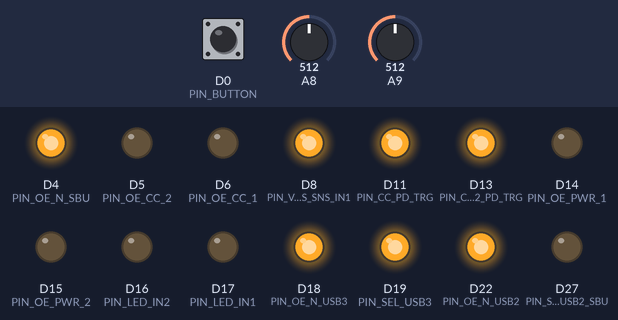
The sketch below on a simulated Arduino Due. On the bench: output pins drawn as LEDs (lit = HIGH). The test bench sets the inputs (shaded band); at power-on: A8 = 512, D0 (PIN_BUTTON) LOW, A9 = 512 (analog values on the 0–1023 scale).

Above: at 1.2 s.
1.3 s: A8 set to 59
3.0 s: A8 set to 52
At 4.7 s:
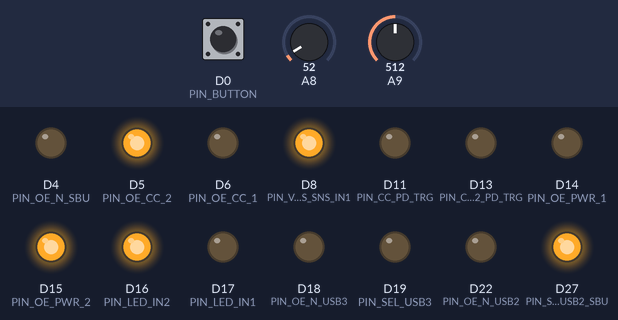
5.0 s: D0 (PIN_BUTTON) pulled HIGH for 0.15 s
At 5.9 s:
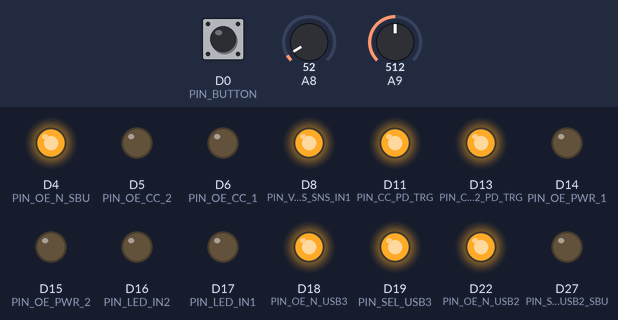
8.1 s: D0 (PIN_BUTTON) pulled HIGH for 1 s
At 9.9 s:
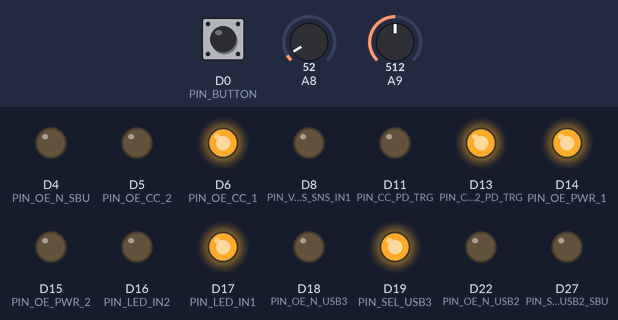
12.1 s: A8 set to 122
At 12.6 s:
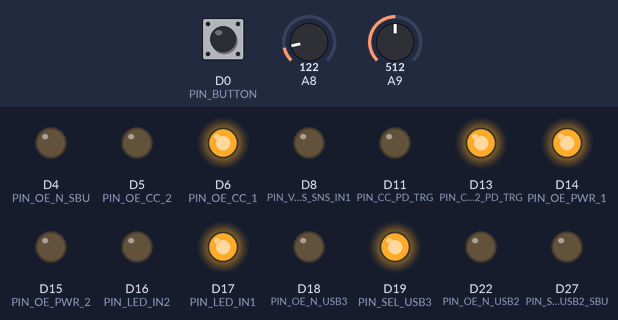
Timing chart, 0 to 14.6 s (numbered marks = the images above; inputs shaded):
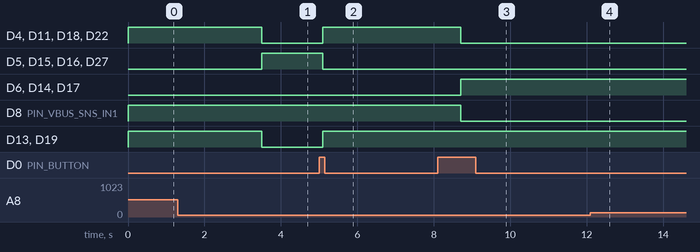

Measured:
- the behaviour switches between 56 and 55 on A8 (found by bisection; images 0 and 1)
- after the input at 1.3 s, every drawn part: stays the same
- after the input at 3.0 s, D4 (PIN_OE_N_SBU), D11 (PIN_CC_PD_TRG), D13 (PIN_CC_2_PD_TRG), D18 (PIN_OE_N_USB3), D19 (PIN_SEL_USB3), D22 (PIN_OE_N_USB2): HIGH → LOW after 0.50 s; D5 (PIN_OE_CC_2), D15 (PIN_OE_PWR_2), D16 (PIN_LED_IN2), D27 (PIN_SEL_USB2_SBU): LOW → HIGH after 0.50 s
- after the input at 5.0 s, D4 (PIN_OE_N_SBU), D11 (PIN_CC_PD_TRG), D13 (PIN_CC_2_PD_TRG), D18 (PIN_OE_N_USB3), D19 (PIN_SEL_USB3), D22 (PIN_OE_N_USB2): LOW → HIGH after 0.10 s; D5 (PIN_OE_CC_2), D15 (PIN_OE_PWR_2), D16 (PIN_LED_IN2), D27 (PIN_SEL_USB2_SBU): HIGH → LOW after 0.10 s
- after the input at 8.1 s, D4 (PIN_OE_N_SBU): HIGH → LOW after 0.60 s instead of 2.5 s; D5 (PIN_OE_CC_2): stays LOW (without the input it goes to HIGH after 2.5 s)
- after the input at 12.1 s, D4 (PIN_OE_N_SBU): stays LOW (without the input it goes to HIGH after 1.1 s); D5 (PIN_OE_CC_2): stays LOW (without the input it goes to HIGH after 1.6 s)

The sketch:

Type-C-Switch.ino
```cpp
// (licence header left out)
/* Pin Definitions */
const uint8_t PIN_BUTTON = 0;

const uint8_t PIN_LED_OUT = 3;
const uint8_t PIN_LED_IN1 = 17;
const uint8_t PIN_LED_IN2 = 16;

const uint8_t PIN_VBUS_SNS_OUT = 2;
const uint8_t PIN_VBUS_SNS_IN1 = 8;
const uint8_t PIN_VBUS_SNS_IN2 = 9;

const uint8_t PIN_OE_N_SBU = 4;
const uint8_t PIN_OE_CC_1 = 6;
const uint8_t PIN_OE_CC_2 = 5;

const uint8_t PIN_OE_PWR_1 = 14;
const uint8_t PIN_OE_PWR_2 = 15;

const uint8_t PIN_OE_N_USB3 = 18;
const uint8_t PIN_SEL_USB3 = 19;

const uint8_t PIN_OE_N_USB2 = 22;
const uint8_t PIN_SEL_USB2_SBU = 27;

const uint8_t PIN_USB_N_uC = 24;
const uint8_t PIN_USB_P_uC = 25;

// Power Delivery Trigger circuits
const uint8_t PIN_CC_PD_TRG = 11;
const uint8_t PIN_CC_1_PD_TRG= 8;
const uint8_t PIN_CC_2_PD_TRG = 13;

/* Pin Values */
const int8_t OFF = LOW;
const int8_t ON = HIGH;

const int8_t OFF_N = HIGH;
const int8_t ON_N = LOW;

const int8_t UNCHANGED = -1;

const int8_t SEL_IN1 = LOW;
const int8_t SEL_IN2 = HIGH;

const int8_t SEL_IN1_N = HIGH;
const int8_t SEL_IN2_N = LOW;

/* Voltage Sensing */

/* voltage divider: 47k / 5.6k = 8.39 ~= 67 / 2^3 */
const int V_SNS_MULTIP = 67;
const int V_SNS_SHIFT = 3;

/* threshold voltage: ~ 1.5 V */
const int V_SNS_TH = 4096.0 / 3.3 * 1.5;

/* States */
typedef struct State {
  int8_t oe_n_sbu;
  int8_t oe_cc_1;
  int8_t oe_cc_2;

  int8_t oe_pwr_1;
  int8_t oe_pwr_2;

  int8_t oe_n_usb3;
  int8_t on_n_usb2;

  int8_t sel_usb3;
  int8_t sel_usb2_sbu;

  int8_t led_out;
  int8_t led_in1;
  int8_t led_in2;

  int8_t cc_pd_trg;
  int8_t cc_pd_trg_1;
  int8_t cc_pd_trg_2;

  bool oe_before_select;
};

/* OFF (Idle) */
const State STATE_OFF = {
  oe_n_sbu : OFF_N,
  oe_cc_1 : OFF,
  oe_cc_2 : OFF,
  oe_pwr_1 : OFF,
  oe_pwr_2 : OFF,
  oe_n_usb3 : OFF_N,
  on_n_usb2 : OFF_N,
  sel_usb3 : SEL_IN1_N,
  sel_usb2_sbu : SEL_IN1,
  led_out : ON,
  led_in1 : OFF,
  led_in2 : OFF,
  cc_pd_trg : ON,
  cc_pd_trg_1 : ON,
  cc_pd_trg_2 : ON,
  oe_before_select: true
};

/* IN1 <--> OUT */
const State STATE_ON_IN1 = {
  oe_n_sbu: ON_N,
  oe_cc_1: ON,
  oe_cc_2: OFF,
  oe_pwr_1: ON,
  oe_pwr_2: OFF,
  oe_n_usb3: ON_N,
  on_n_usb2: ON_N,
  sel_usb3: SEL_IN1_N,
  sel_usb2_sbu: SEL_IN1,
  led_out : ON,
  led_in1 : ON,
  led_in2 : OFF,
  cc_pd_trg : OFF,
  cc_pd_trg_1 : OFF,
  cc_pd_trg_2 : ON,
  oe_before_select: false
};

/* IN2 <--> OUT */
const State STATE_ON_IN2 = {
  oe_n_sbu: ON_N,
  oe_cc_1: OFF,
  oe_cc_2: ON,
  oe_pwr_1: OFF,
  oe_pwr_2: ON,
  oe_n_usb3: ON_N,
  on_n_usb2: ON_N,
  sel_usb3: SEL_IN2_N,
  sel_usb2_sbu: SEL_IN2,
  led_out : ON,
  led_in1 : OFF,
  led_in2 : ON,
  cc_pd_trg : OFF,
  cc_pd_trg_1 : ON,
  cc_pd_trg_2 : OFF,
  oe_before_select: false
};

const State *state = &STATE_OFF;

const uint16_t STATE_CHANGE_DELAY = 500;

/* Button (low pass filter) */
bool buttonReleased = true;
const uint16_t BUTTON_CHECK_DELAY = 100;

/* Auto switch ignore / delay */
const uint16_t AUTO_SWITCH_DELAY = 5000;
int64_t autoSwitchNotBefore = -1;

/* Input / output */

void pinModeOut(int pin, int initialValue) {
  digitalWrite(pin, initialValue);
  pinMode(pin, OUTPUT);
  digitalWrite(pin, initialValue);
}

bool detectVoltage(int snsPin) {
  int volt = (analogRead(snsPin) * V_SNS_MULTIP) >> V_SNS_SHIFT;
  return volt > V_SNS_TH;
}

void initPins() {
  pinMode(PIN_BUTTON, INPUT_PULLDOWN);
  pinMode(PIN_VBUS_SNS_OUT, INPUT);
  pinMode(PIN_VBUS_SNS_IN1, INPUT);
  pinMode(PIN_VBUS_SNS_IN2, INPUT);

  // disable internal USB port
  pinMode(PIN_USB_N_uC, INPUT);
  pinMode(PIN_USB_P_uC, INPUT);

  pinModeOut(PIN_LED_OUT, STATE_OFF.led_out);
  pinModeOut(PIN_LED_IN1, STATE_OFF.led_in1);
  pinModeOut(PIN_LED_IN2, STATE_OFF.led_in2);
  pinModeOut(PIN_OE_N_SBU, STATE_OFF.oe_n_sbu);
  pinModeOut(PIN_OE_CC_1, STATE_OFF.oe_cc_1);
  pinModeOut(PIN_OE_CC_2, STATE_OFF.oe_cc_2);
  pinModeOut(PIN_OE_PWR_1, STATE_OFF.oe_pwr_1);
  pinModeOut(PIN_OE_PWR_2, STATE_OFF.oe_pwr_2);
  pinModeOut(PIN_OE_N_USB3, STATE_OFF.oe_n_usb3);
  pinModeOut(PIN_SEL_USB3, STATE_OFF.sel_usb3);
  pinModeOut(PIN_OE_N_USB2, STATE_OFF.on_n_usb2);
  pinModeOut(PIN_SEL_USB2_SBU, STATE_OFF.sel_usb2_sbu);
  pinModeOut(PIN_CC_PD_TRG, STATE_OFF.cc_pd_trg);
  pinModeOut(PIN_CC_1_PD_TRG, STATE_OFF.cc_pd_trg_1);
  pinModeOut(PIN_CC_2_PD_TRG, STATE_OFF.cc_pd_trg_2);
}

/* State handling */

void changeStateOE(State state) {
  digitalWrite(PIN_OE_N_SBU, state.oe_n_sbu);
  digitalWrite(PIN_OE_CC_1, state.oe_cc_1);
  digitalWrite(PIN_OE_CC_2, state.oe_cc_2);
  digitalWrite(PIN_OE_PWR_1, state.oe_pwr_1);
  digitalWrite(PIN_OE_PWR_2, state.oe_pwr_2);
  digitalWrite(PIN_OE_N_USB3, state.oe_n_usb3);
  digitalWrite(PIN_OE_N_USB2, state.on_n_usb2);
  digitalWrite(PIN_CC_PD_TRG, state.cc_pd_trg);
  digitalWrite(PIN_CC_1_PD_TRG, state.cc_pd_trg_1);
  digitalWrite(PIN_CC_2_PD_TRG, state.cc_pd_trg_2);
}

void changeStateSEL(State state) {
  digitalWrite(PIN_SEL_USB3, state.sel_usb3);
  digitalWrite(PIN_SEL_USB2_SBU, state.sel_usb2_sbu);
  digitalWrite(PIN_LED_OUT, state.led_out);
  digitalWrite(PIN_LED_IN1, state.led_in1);
  digitalWrite(PIN_LED_IN2, state.led_in2);
}

void changeState(const State *newState) {
  state = newState;
  if (state->oe_before_select) {
    changeStateOE(*newState);
    changeStateSEL(*newState);

  } else {
    changeStateOE(*newState);
    changeStateSEL(*newState);
  }
}

void changeStateSafely(const State *newState) {
  changeState(&STATE_OFF);

  autoSwitchNotBefore = millis() + AUTO_SWITCH_DELAY;

  if (newState != &STATE_OFF) {
    delay(STATE_CHANGE_DELAY);
    changeState(newState);
  }
}

const State* nextState() {
  if (state == &STATE_OFF) {
    return &STATE_ON_IN1;

  } if (state == &STATE_ON_IN1) {
    return &STATE_ON_IN2;

  } if (state == &STATE_ON_IN2) {
    return &STATE_OFF;

  } else {
    return &STATE_OFF;
  }
}

/* Setup */

void setup() {
  analogReadResolution(12);

  initPins();
}


/* Loop */
void loop() {
  auto now = millis();

  // Idle and new device is pluged into IN1?
  if (state != &STATE_ON_IN1 && detectVoltage(PIN_VBUS_SNS_IN1) && !detectVoltage(PIN_VBUS_SNS_IN2) && now >= autoSwitchNotBefore) {
    changeStateSafely(&STATE_ON_IN1);
    return;
  }

  // Idle and new device is pluged into IN2?
  if (state != &STATE_ON_IN2 && detectVoltage(PIN_VBUS_SNS_IN2) && !detectVoltage(PIN_VBUS_SNS_IN1) && now >= autoSwitchNotBefore) {
    changeStateSafely(&STATE_ON_IN2);
    return;
  }

  // Was the Button pressed?
  auto button = digitalRead(PIN_BUTTON);
  if (button == HIGH && buttonReleased) {
    delay(BUTTON_CHECK_DELAY);
    if (digitalRead(PIN_BUTTON) == HIGH) {
      changeStateSafely(nextState());
      buttonReleased = false;
    }

  } else if (button == LOW) {
    buttonReleased = true;
  }
}
```
